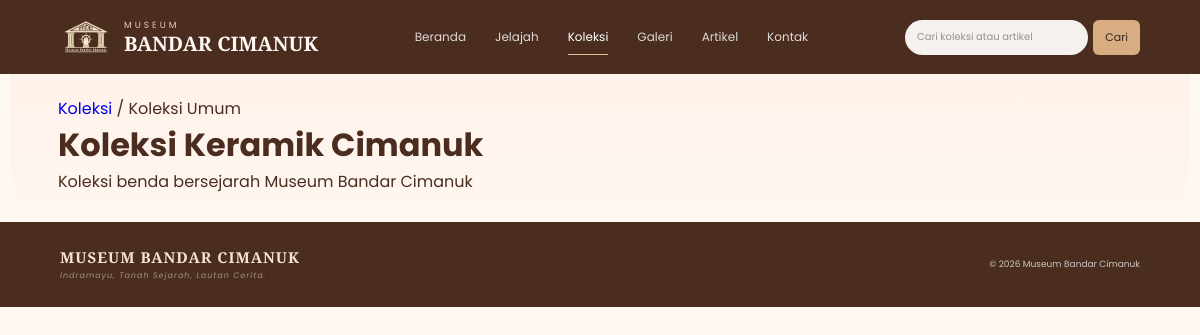
The app's page /museum-cimanuk/koleksi-detail.php?id=1 with its own data.
### tables this page shows
CREATE TABLE IF NOT EXISTS kategori_koleksi (
 id INT AUTO_INCREMENT PRIMARY KEY, nama VARCHAR(150) NOT NULL, slug VARCHAR(180) NOT NULL UNIQUE,
 deskripsi TEXT, gambar VARCHAR(255), sort_order INT NOT NULL DEFAULT 0,
 is_published TINYINT(1) NOT NULL DEFAULT 1,
 created_at TIMESTAMP DEFAULT CURRENT_TIMESTAMP,
 updated_at TIMESTAMP DEFAULT CURRENT_TIMESTAMP ON UPDATE CURRENT_TIMESTAMP
);

CREATE TABLE IF NOT EXISTS koleksi (
 id INT AUTO_INCREMENT PRIMARY KEY, judul VARCHAR(200) NOT NULL, kategori_id INT NULL,
 deskripsi TEXT, sejarah TEXT, filosofi TEXT, gambar VARCHAR(255),
 sort_order INT NOT NULL DEFAULT 0, is_featured TINYINT(1) NOT NULL DEFAULT 0,
 is_published TINYINT(1) NOT NULL DEFAULT 1,
 created_at TIMESTAMP DEFAULT CURRENT_TIMESTAMP,
 updated_at TIMESTAMP DEFAULT CURRENT_TIMESTAMP ON UPDATE CURRENT_TIMESTAMP,
 CONSTRAINT fk_koleksi_kategori FOREIGN KEY (kategori_id) REFERENCES kategori_koleksi(id) ON DELETE SET NULL
);

### museum-cimanuk/data.php (called while the page is built, shortened)
<?php
require_once __DIR__ . '/config/koneksi.php';
function visitor_collection_category($id)
{
    global $conn;
    $stmt = $conn->prepare('SELECT * FROM kategori_koleksi WHERE id = ? AND is_published = 1 LIMIT 1');
    $stmt->bind_param('i', $id);
    $stmt->execute();
    return $stmt->get_result()->fetch_assoc() ?: null;
}
function visitor_collection($id)
{
    global $conn;
    $stmt = $conn->prepare('SELECT * FROM koleksi WHERE id = ? AND is_published = 1 LIMIT 1');
    $stmt->bind_param('i', $id);
    $stmt->execute();
    return $stmt->get_result()->fetch_assoc() ?: null;
}
function visitor_escape($value)
{
    return htmlspecialchars((string) $value, ENT_QUOTES, 'UTF-8');
}
?>

### museum-cimanuk/koleksi-detail.php (the view, shortened to what this page needs)
<?php
require_once __DIR__ . '/data.php';
$item = visitor_collection((int) ($_GET['id'] ?? 0));
$category = $item ? visitor_collection_category((int) $item['kategori_id']) : null;
?>
<!DOCTYPE html>
<html lang="id">
<head>
    <link rel="stylesheet" href="/admin/museum-cimanuk/assets/css/dashboard.css">
    <link rel="stylesheet" href="/admin/museum-cimanuk/assets/css/visitor-content.css">
</head>
<body>
<div class="website-wrapper">
    <?php require __DIR__ . '/navbar.php'; ?>
    <main class="home-content article-list">
        <?php if (!$item): ?>
            <h1>Koleksi tidak ditemukan</h1>
            <p>Koleksi ini tidak tersedia atau belum dipublikasikan.</p>
        <?php else: ?>
            <p><a href="koleksi.php">Koleksi</a> / <?= visitor_escape($category['nama'] ?? 'Koleksi Umum') ?></p>
            <h1><?= visitor_escape($item['judul']) ?></h1>
            <?php if (!empty($item['deskripsi'])): ?><p><?= nl2br(visitor_escape($item['deskripsi'])) ?></p><?php endif; ?>
        <?php endif; ?>
    </main>
    <footer class="museum-footer"><div class="footer-content"><div class="footer-brand"><h3>MUSEUM BANDAR CIMANUK</h3><p>Indramayu, Tanah Sejarah, Lautan Cerita.</p></div><div class="footer-copy">© 2026 Museum Bandar Cimanuk</div></div></footer>
</div>
</body>
</html>

### museum-cimanuk/assets/css/dashboard.css (style rules this page uses)
* { margin: 0; padding: 0; box-sizing: border-box; }
html { scroll-behavior: smooth; }
body { font-family: 'Poppins', sans-serif; background: #f7f3f0; color: #4a2d1f; }
a { text-decoration: none; }
.website-wrapper { width: 100%; min-height: 100vh; background: #fff8f3; }
.home-content { padding: 22px 4% 28px; background: linear-gradient( 180deg, #fff2ea, #fff7f2 ); }
.museum-footer { background: #4a2d1f; color: rgba(255,255,255,.75); padding: 25px 5%; }
.footer-content { display: flex; align-items: center; justify-content: space-between; }
.footer-brand h3 { font-family: 'Cormorant Garamond', serif; font-size: 15px; letter-spacing: 1px; color: #f7e3d1; }
.footer-brand p { margin-top: 3px; font-size: 8px; letter-spacing: 1px; font-style: italic; color: rgba(255,255,255,.48); }
.footer-copy { font-size: 9px; color: rgba(255,255,255,.72); }

### museum-cimanuk/assets/css/visitor-content.css (style rules this page uses)
.article-list { max-width: 1180px; margin: 0 auto; }

### records on screen
kategori_koleksi: nama "Koleksi Umum"
koleksi: judul "Koleksi Keramik Cimanuk", deskripsi "Koleksi benda bersejarah Museum Bandar Cimanuk"

### other values on screen
visitor_escape($label) "Beranda"
visitor_escape($label) "Jelajah"
visitor_escape($label) "Koleksi"
visitor_escape($label) "Galeri"
visitor_escape($label) "Artikel"
visitor_escape($label) "Kontak"
